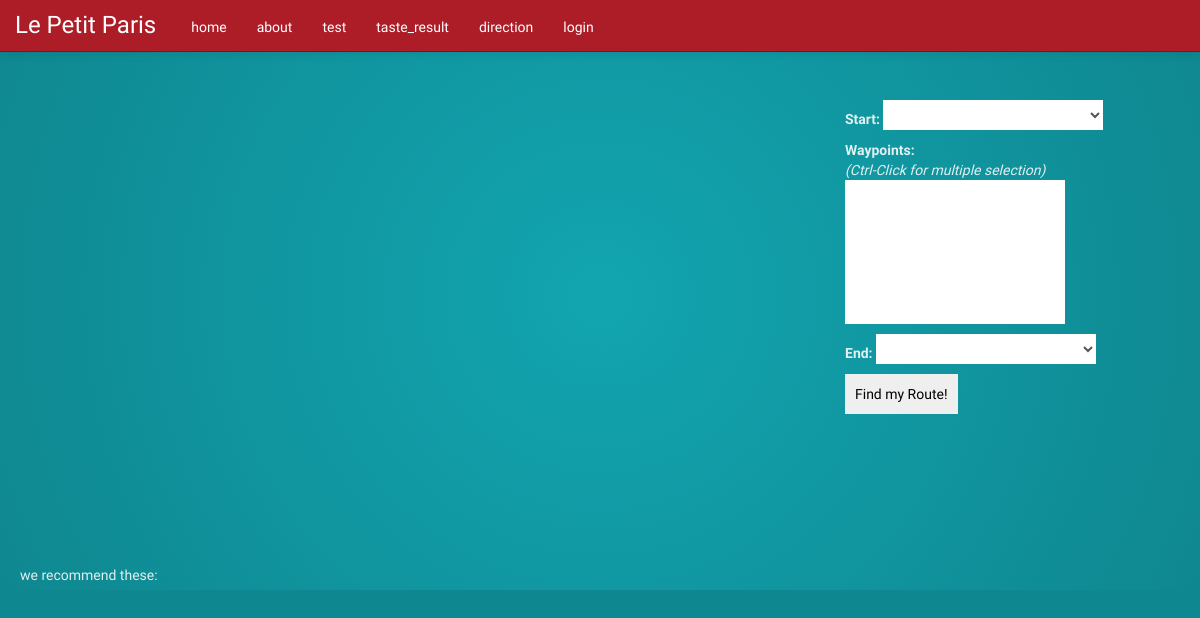
The page /direction on the database as committed earlier.
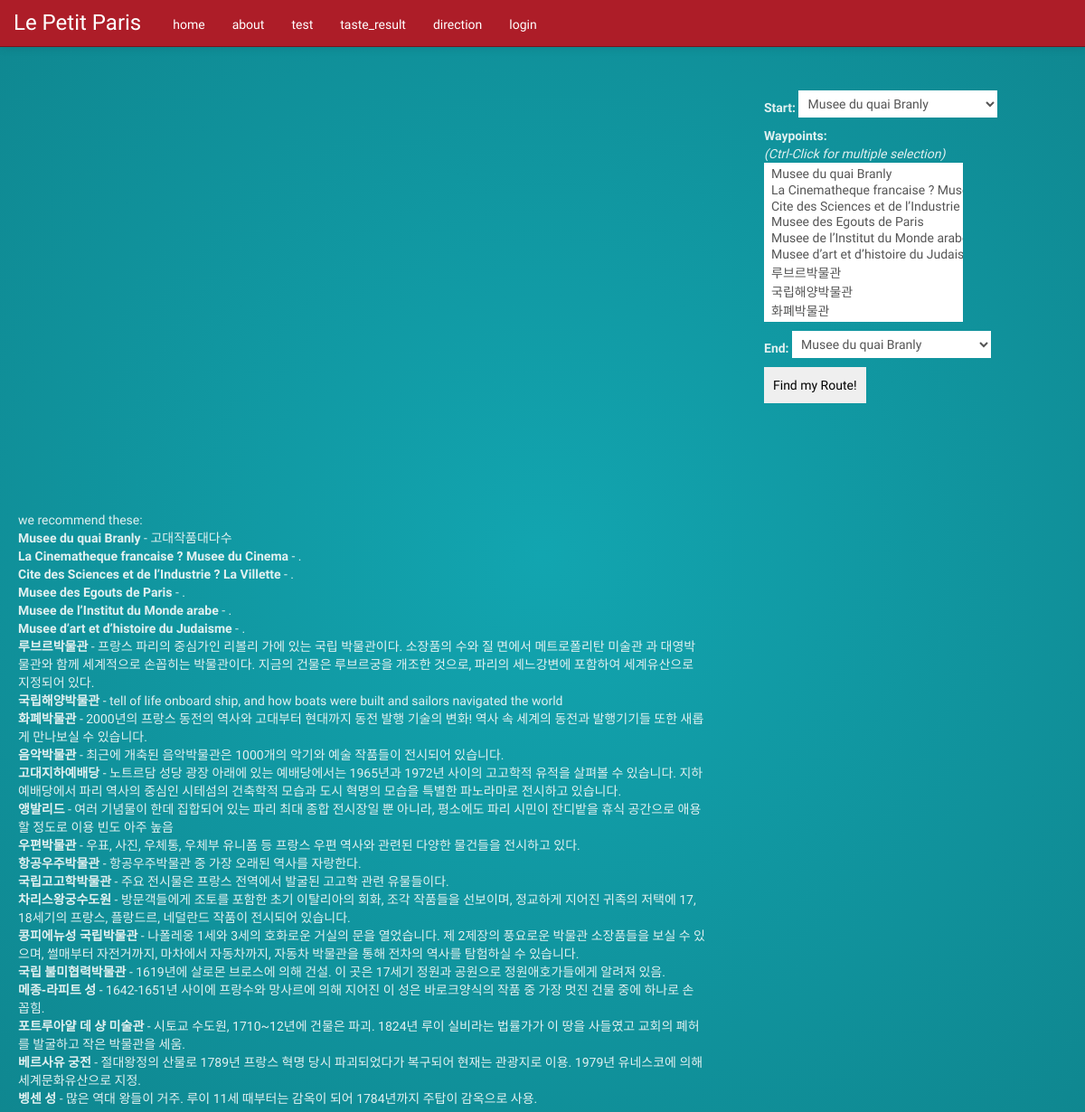
The same page on the database as committed later.
### tables this page shows
CREATE TABLE museum(
id integer primary key not null,
name text,
trend text,
latitude real,
longtitude real,
extra text default null);

### routes.py (the view)
@app.route('/direction')
def direction():
	trend=["collection","rococo","realism"]
	cur=g.db.execute('select username,s1,s2,s3,trend from userinfo order by id desc')
	userinfo = [dict(username=row[0],s1=row[1],s2=row[2],s3=row[3],trend=row[4]) for row in cur.fetchall()]
        for line in userinfo:
                if line['trend']=="madam":
                        trend=["collection","baroque","classicism"]
                elif line['trend']=="yuppie":
                        trend=["neoclassicsim","rococo","realism"]
                elif line['trend']=="avantgarde":
                        trend=["middelage","rococo","realism"]
                elif line['trend']=="smith":
                        trend=["neoclassicsim","rococo","realism"]
                elif line['trend']=="lady":
                        trend=["neoclassicsim","rococo","realism"]
                elif line['trend']=="realism":
                        trend=["neoclassicsim","rococo","realism"]
                elif line['trend']=="kitsch":
                        trend=["neoclassicsim","rococo","realism"]
                else:
                        trend=["colletion","rococo","realism"]
        ser=g.db.execute('select name,trend,latitude,longtitude,extra from museum where trend=? OR trend = ? OR trend = ?',(trend[0],trend[1],trend[2],))
        museum=[dict(name=row[0],trend=row[1],latitude=row[2],longtitude=row[3],extra=row[4]) for row in ser.fetchall()]
	return render_template('direction.html',museum=museum)

### routes.py (called while the page is built)
def connect_db():
	return sqlite3.connect(app.config['DATABASE'])

@app.before_request
def before_request():
	g.db = connect_db()

@app.teardown_request
def teardown_request(exception):
	g.db.close()

### templates/direction.html (shortened to what this page needs)
{% extends "layout.html" %}
    {% block content %}
    <div id="map-canvas" style="float:left;width:70%;height:500px;"></div>
    <div id="control_panel" style="float:right;width:30%;text-align:left;padding-top:20px">
    <div style="margin:20px;border-width:2px;">
    <b>Start:</b>
    <select id="start">
	{% for msm in museum %}
	<option value="{{ msm.latitude }},{{ msm.longtitude }}">{{ msm.name }}</option>
   {% endfor %}
	 </select>
    <br>
    <b>Waypoints:</b> <br>
    <i>(Ctrl-Click for multiple selection)</i> <br>
    <select multiple id="waypoints" size=8>
	{% for msm in museum %}
      <option value="{{ msm.latitude }},{{ msm.longtitude }}">{{ msm.name }}</input>
	{% endfor %}
    </select>
    <br>
    <b>End:</b>
    <select id="end">
	{% for msm in museum %}
      <option value="{{ msm.latitude }},{{ msm.longtitude }}">{{ msm.name }}</option>
	{% endfor %}
    </select>
    <br>
      <input type="submit" onclick="calcRoute();" value="Find my Route!">
    </div>
    </div>
	<div class= span8 >
	<div id="information_panel" style="margin:5px;">we recommend these:<br>
	{% for msm in museum %}
	<b>{{ msm.name }}</b> - {{ msm.extra }}<br>
	{% endfor %}
</div>
    {% endblock %}

Rows that differ between the two databases and show on the page:
now on this page (row edited): museum: {{ msm.latitude }} 48.8609881 (drawn), name "Musee du quai Branly", extra "고대작품대다수"
now on this page (row edited): museum: {{ msm.latitude }} 48.837316 (drawn), name "La Cinematheque francaise ? Musee du Cinema", extra "."
now on this page (row edited): museum: {{ msm.latitude }} 48.895985 (drawn), name "Cite des Sciences et de l’Industrie ? La Villette", extra "."
now on this page (row edited): museum: {{ msm.latitude }} 48.8626961 (drawn), name "Musee des Egouts de Paris", extra "."
now on this page (row edited): museum: {{ msm.latitude }} 48.8490631 (drawn), name "Musee de l’Institut du Monde arabe", extra "."
now on this page (row edited): museum: {{ msm.latitude }} 48.8609539 (drawn), name "Musee d’art et d’histoire du Judaisme", extra "."
now on this page (row edited): museum: {{ msm.latitude }} 48.8617 (drawn), name "루브르박물관", extra "프랑스 파리의 중심가인 리볼리 가에 있는 국립 박물관이다. 소장품의 수와 질 면에서 메트로폴리탄 미술관 과 대영박물관와 함께 세계적으로 손꼽히는 박물관이다. 지금의 건물은 루브르궁을 개조한 것으로, 파리의 세느강변에 포함하여 세계유산으로 지정되어 있다."
now on this page (row edited): museum: {{ msm.latitude }} 48.8636 (drawn), name "국립해양박물관", extra "tell of life onboard ship, and how boats were built and sailors navigated the world"
now on this page (row edited): museum: {{ msm.latitude }} 48.8573 (drawn), name "화폐박물관", extra "2000년의 프랑스 동전의 역사와 고대부터 현대까지 동전 발행 기술의 변화! 역사 속 세계의 동전과 발행기기들 또한 새롭게 만나보실 수 있습니다."
now on this page (row edited): museum: {{ msm.latitude }} 48.892 (drawn), name "음악박물관", extra "최근에 개축된 음악박물관은 1000개의 악기와 예술 작품들이 전시되어 있습니다."
now on this page (row edited): museum: name "고대지하예배당", extra "노트르담 성당 광장 아래에 있는 예배당에서는 1965년과 1972년 사이의 고고학적 유적을 살펴볼 수 있습니다. 지하 예배당에서 파리 역사의 중심인 시테섬의 건축학적 모습과 도시 혁명의 모습을 특별한 파노라마로 전시하고 있습니다."
now on this page (row edited): museum: name "앵발리드", extra "여러 기념물이 한데 집합되어 있는 파리 최대 종합 전시장일 뿐 아니라, 평소에도 파리 시민이 잔디밭을 휴식 공간으로 애용할 정도로 이용 빈도 아주 높음"
now on this page (row edited): museum: name "우편박물관", extra "우표, 사진, 우체통, 우체부 유니폼 등 프랑스 우편 역사와 관련된 다양한 물건들을 전시하고 있다."
now on this page (row edited): museum: name "항공우주박물관", extra "항공우주박물관 중 가장 오래된 역사를 자랑한다."
now on this page (row edited): museum: name "국립고고학박물관", extra "주요 전시물은 프랑스 전역에서 발굴된 고고학 관련 유물들이다."
now on this page (row edited): museum: name "차리스왕궁수도원", extra "방문객들에게 조토를 포함한 초기 이탈리아의 회화, 조각 작품들을 선보이며, 정교하게 지어진 귀족의 저택에 17, 18세기의 프랑스, 플랑드르, 네덜란드 작품이 전시되어 있습니다."
now on this page (row edited): museum: name "콩피에뉴성 국립박물관", extra "나폴레옹 1세와 3세의 호화로운 거실의 문을 열었습니다. 제 2제장의 풍요로운 박물관 소장품들을 보실 수 있으며, 썰매부터 자전거까지, 마차에서 자동차까지, 자동차 박물관을 통해 전차의 역사를 탐험하실 수 있습니다."
now on this page (row edited): museum: name "국립 불미협력박물관", extra "1619년에 살로몬 브로스에 의해 건설. 이 곳은 17세기 정원과 공원으로 정원애호가들에게 알려져 있음."
now on this page (row edited): museum: name "메종-라피트 성", extra "1642-1651년 사이에 프랑수와 망사르에 의해 지어진 이 성은 바로크양식의 작품 중 가장 멋진 건물 중에 하나로 손꼽힘."
now on this page (row edited): museum: name "포트루아얄 데 샹 미술관", extra "시토교 수도원, 1710~12년에 건물은 파괴. 1824년 루이 실비라는 법률가가 이 땅을 사들였고 교회의 폐허를 발굴하고 작은 박물관을 세움."
now on this page (row edited): museum: name "베르사유 궁전", extra "절대왕정의 산물로 1789년 프랑스 혁명 당시 파괴되었다가 복구되어 현재는 관광지로 이용. 1979년 유네스코에 의해 세계문화유산으로 지정."
now on this page (row edited): museum: name "벵센 성", extra "많은 역대 왕들이 거주. 루이 11세 때부터는 감옥이 되어 1784년까지 주탑이 감옥으로 사용."
Other text that changed with them:
form field value: (not shown) → "Musee du quai Branly"
form field value: (not shown) → "Musee du quai Branly / La Cinematheque francaise ? Musee du Cinema / Cite des Sciences et de l’Industrie ? La Villette / Musee des Egouts de Paris / Musee de l’Institut du Monde arabe / Musee d’art et d’histoire du Judaisme / 루브르박물관 / 국립해양박물관 / 화폐박물관"
